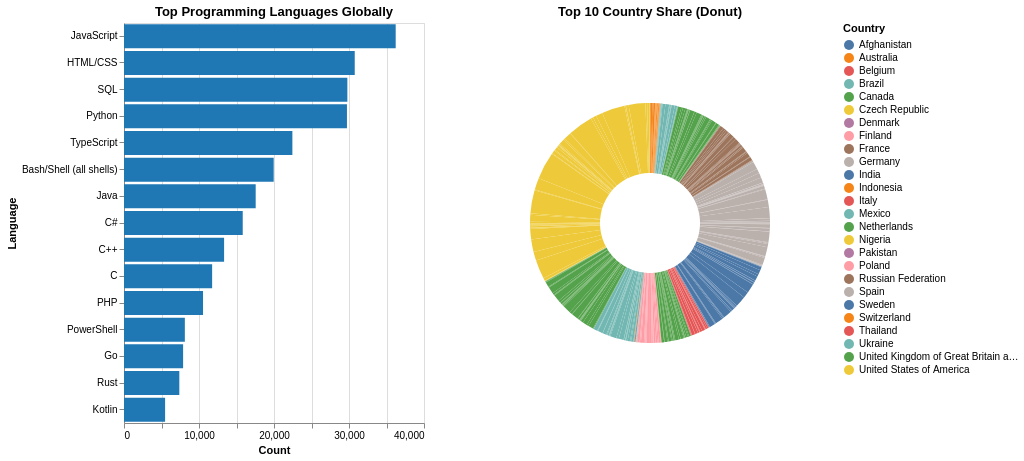

Notebook code for this chart:
### Code cell
# Prepare country-wise counts for each language
right_data = lang_df.groupby(['Language', 'Country']).size().reset_index(name='Count')

# Right chart: Donut chart of top 10 countries using the selected language
pie_chart = alt.Chart(right_data).transform_filter(
    click  # filter to selected language
).transform_window(
    rank='rank(Count)',  # rank countries by count
    sort=[alt.SortField('Count', order='descending')],
    groupby=['Language']
).transform_filter(
    alt.datum.rank <= 10  # show only top 10 countries
).encode(
    theta='Count:Q',  # size of slices
    color=alt.Color('Country:N', legend=alt.Legend(title="Country")),
    tooltip=['Country:N', 'Count:Q']  # tooltip on hover
).mark_arc(innerRadius=50, outerRadius=120).properties(
    width=350,
    height=400,
    title='Top 10 Country Share (Donut)'
)

# Combine the two charts side-by-side with spacing
chart = left_chart | pie_chart
chart.spacing = 50

# Show final interactive chart
chart

### Figure 1 — Vega-Lite specification as saved in the notebook (floating-point values rounded to 4 significant figures; data arrays with more than 128 entries replaced by an {"elided": "..."} marker saying what was removed)
{"config": {"view": {"continuousWidth": 300, "continuousHeight": 300}}, "hconcat": [{"data": {"name": "data-7bd7311f5989df0984c3dea19a87df03"}, "mark": {"type": "bar"}, "encoding": {"color": {"condition": {"param": "param_1", "value": "#1f77b4"}, "value": "#d3d3d3"}, "tooltip": [{"field": "Language", "type": "nominal"}, {"field": "Count", "type": "quantitative"}], "x": {"field": "Count", "type": "quantitative"}, "y": {"field": "Language", "sort": "-x", "type": "nominal"}}, "height": 400, "name": "view_1", "title": "Top Programming Languages Globally", "width": 300}, {"data": {"name": "data-f77e174f4f2475a17c3d6125a1a4e858"}, "mark": {"type": "arc", "innerRadius": 50, "outerRadius": 120}, "encoding": {"color": {"field": "Country", "legend": {"title": "Country"}, "type": "nominal"}, "theta": {"field": "Count", "type": "quantitative"}, "tooltip": [{"field": "Country", "type": "nominal"}, {"field": "Count", "type": "quantitative"}]}, "height": 400, "title": "Top 10 Country Share (Donut)", "transform": [{"filter": {"param": "param_1"}}, {"window": [{"op": "rank", "field": "Count", "as": "rank"}], "groupby": ["Language"], "sort": [{"field": "Count", "order": "descending"}]}, {"filter": "(datum.rank <= 10)"}], "width": 350}], "params": [{"name": "param_1", "select": {"type": "point", "fields": ["Language"]}, "views": ["view_1"]}], "spacing": 50, "$schema": "https://vega.github.io/schema/vega-lite/v5.20.1.json", "datasets": {"data-7bd7311f5989df0984c3dea19a87df03": [{"Language": "JavaScript", "Count": 36225}, {"Language": "HTML/CSS", "Count": 30765}, {"Language": "SQL", "Count": 29781}, {"Language": "Python", "Count": 29727}, {"Language": "TypeScript", "Count": 22450}, {"Language": "Bash/Shell (all shells)", "Count": 19959}, {"Language": "Java", "Count": 17559}, {"Language": "C#", "Count": 15830}, {"Language": "C++", "Count": 13345}, {"Language": "C", "Count": 11750}, {"Language": "PHP", "Count": 10536}, {"Language": "PowerShell", "Count": 8113}, {"Language": "Go", "Count": 7881}, {"Language": "Rust", "Count": 7377}, {"Language": "Kotlin", "Count": 5480}], "data-f77e174f4f2475a17c3d6125a1a4e858": {"elided": "5519 records"}}}
